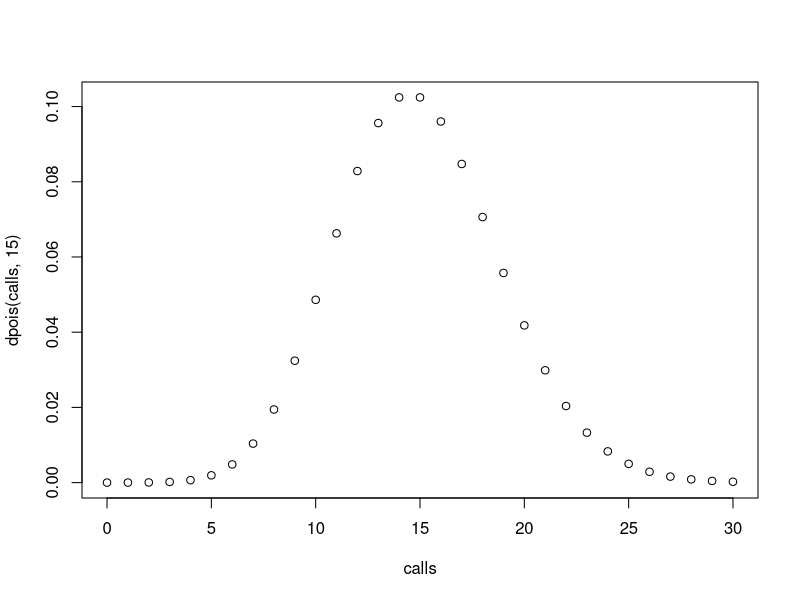
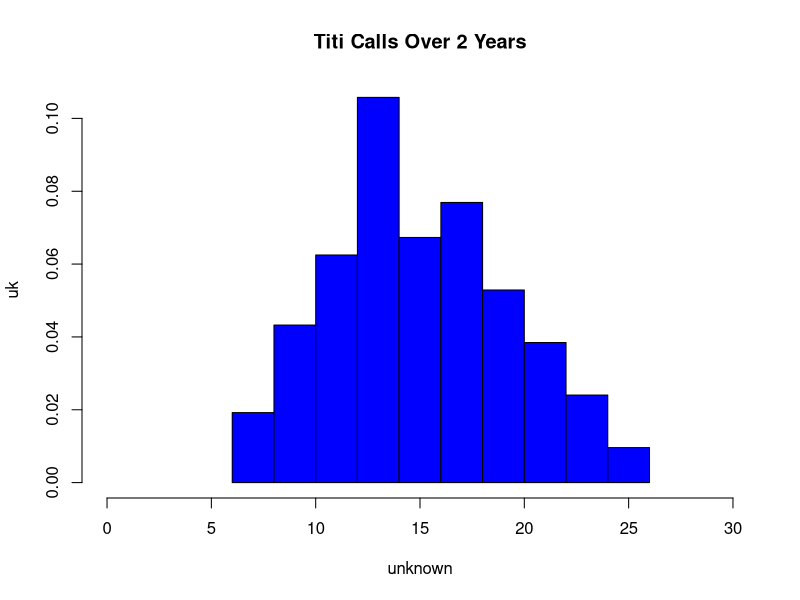

R code for these plots, in order:
## ---- chunk 1
knitr::opts_chunk$set(echo = TRUE)
## ---- chunk 2
x<- rpois(1, 15) #where 1 is the n value since its 15 is the  mean of the two hours and 15 is the mean or lambda
x

###ZOE: Thank you for teaching me how to add a title to the r section of each chunk!
## ---- chunk 3
ppois(8, (rpois(1, 15)), lower=FALSE) #I can't tell if I should be running lambda as 15 for the mean or x  where x is therpois? or as i put here, lmbda being the function of rpois?

###ZOE:I think that maybe you should use dpois for x (8) and l(15), and the inverse of ppois at the end (1-ppois)  
## ---- chunk 4
dpois(0, 15) #same problem but this time i set lambda as 15

###ZOE: This is exactly how I would do this one. 
## ---- chunk 5
dpois(3, 15)
## ---- chunk 6
calls<- 0:30
plot(calls, dpois(calls, 15))

###ZOE:I think that you should more specifically call it a bar plot. (barplot(dpois(x,l)))
## ---- chunk 7
exampledist<- rpois(104, 15)
exampledist

###ZOE:Exampledist is the same thing as assigning to a variable letter but more clear.  That is really helpful to see. 
## ---- chunk 8
hist(exampledist, freq = FALSE, col = "blue", main = "Titi Calls Over 2 Years", xlab = "unknown",
    ylab = "uk", xlim = c(0, 30))

###ZOE: We worked though this one together.  Learned how to do colors. Breaks spaces out the individual bars. 
